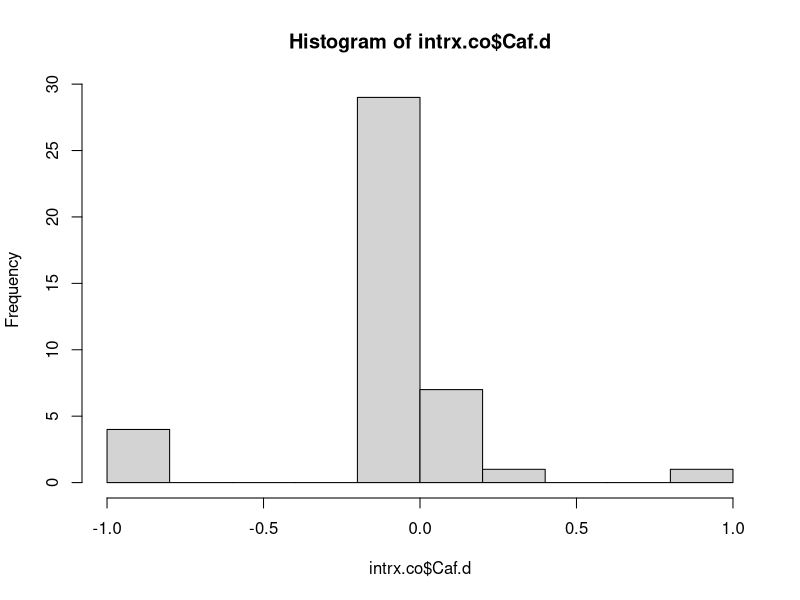
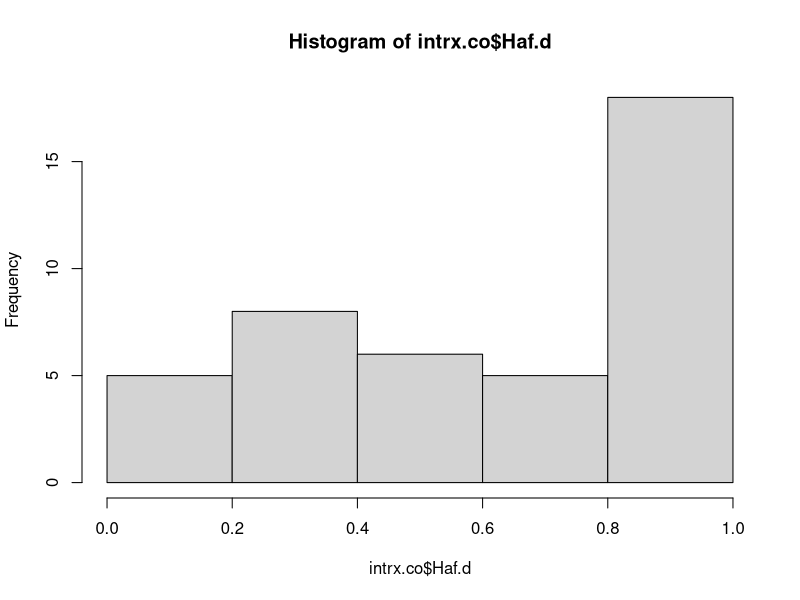
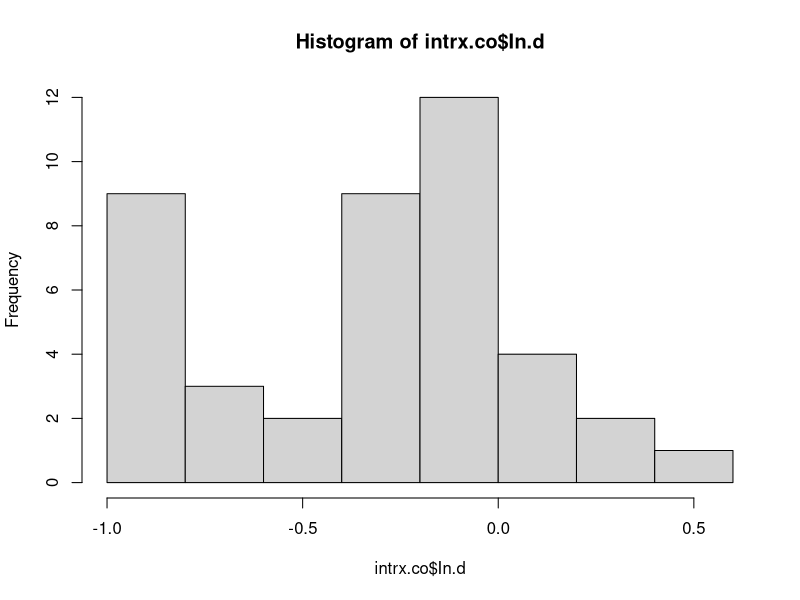
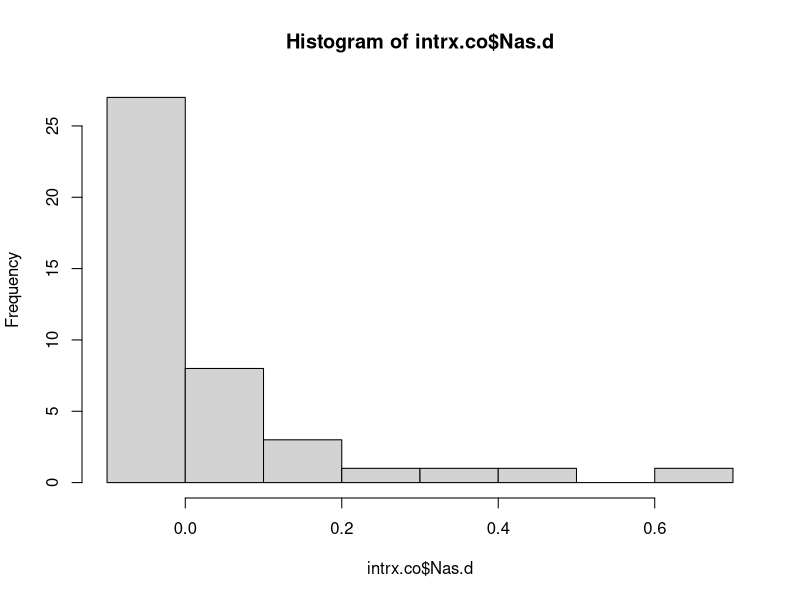
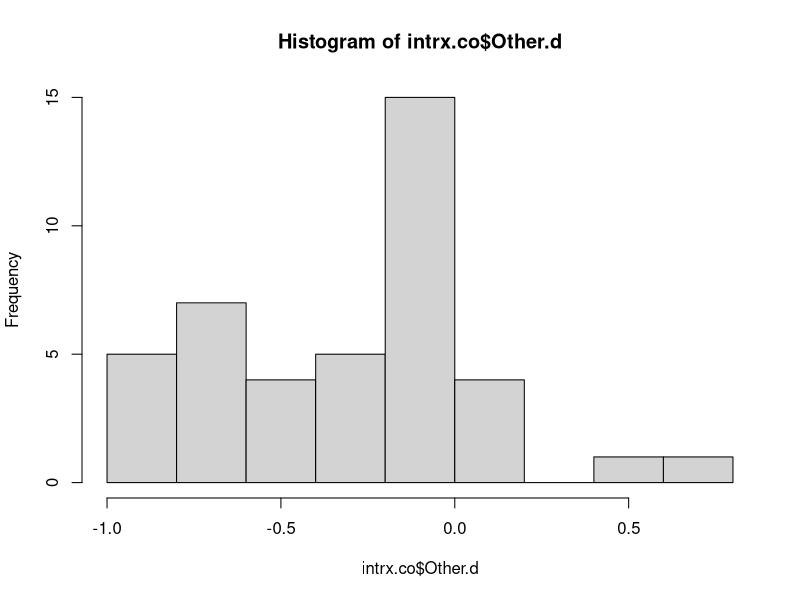
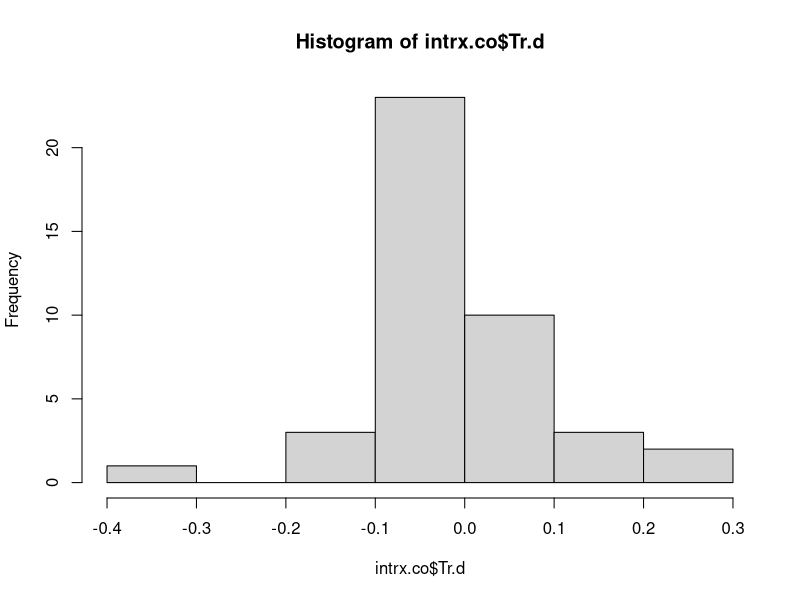
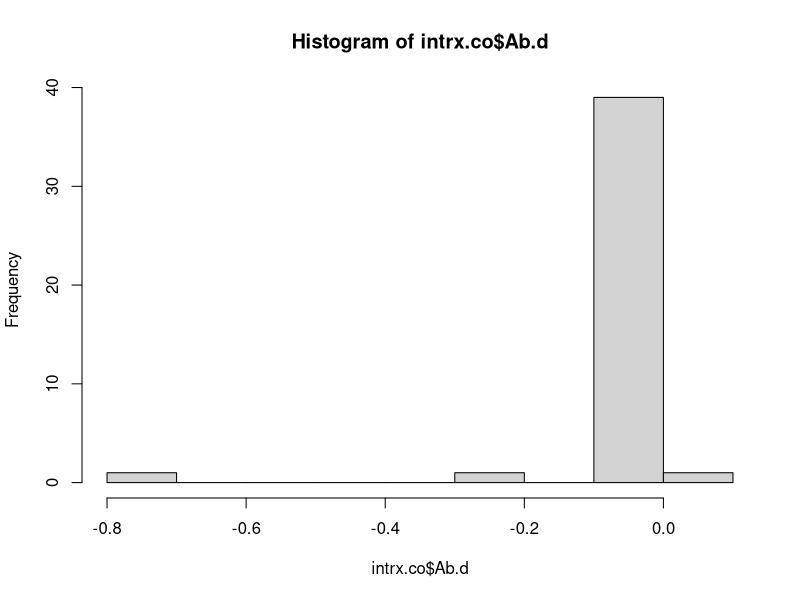

Reproduce these figures in R, in order.
#2-Nov-19
#EAP
#Interaction and carry over analysis

#load and process data
intrx.co = read.table(file = "intrx-CO.csv", header = T, sep = ",")
str(intrx.co)

#total interaction seconds
intrx.co$total.intrx = intrx.co$CAF + intrx.co$HAF + intrx.co$NAS + intrx.co$Other + intrx.co$Ab + intrx.co$Tr + intrx.co$In

#total carry over seconds
intrx.co$total.co = intrx.co$CAFCO + intrx.co$HAFCO + intrx.co$NASCO + intrx.co$OtherCO + intrx.co$AbCO + intrx.co$TrCO + intrx.co$InCO

#calculate proportions intrx
intrx.co$CAF.p = intrx.co$CAF/intrx.co$total.intrx
intrx.co$HAF.p = intrx.co$HAF/intrx.co$total.intrx
intrx.co$NAS.p = intrx.co$NAS/intrx.co$total.intrx
intrx.co$Other.p = intrx.co$Other/intrx.co$total.intrx
intrx.co$Ab.p = intrx.co$Ab/intrx.co$total.intrx
intrx.co$In.p = intrx.co$In/intrx.co$total.intrx
intrx.co$Tr.p = intrx.co$Tr/intrx.co$total.intrx

#calculate proportions carry over
intrx.co$CAFCO.p = intrx.co$CAFCO/intrx.co$total.co
intrx.co$HAFCO.p = intrx.co$HAFCO/intrx.co$total.co
intrx.co$NASCO.p = intrx.co$NASCO/intrx.co$total.co
intrx.co$OtherCO.p = intrx.co$OtherCO/intrx.co$total.co
intrx.co$AbCO.p = intrx.co$AbCO/intrx.co$total.co
intrx.co$TrCO.p = intrx.co$TrCO/intrx.co$total.co
intrx.co$InCO.p = intrx.co$InCO/intrx.co$total.co

#calculate difference of interaction and carry over
intrx.co$Caf.d = intrx.co$CAF.p - intrx.co$CAFCO.p
intrx.co$Haf.d = intrx.co$HAF.p - intrx.co$HAFCO.p
intrx.co$Nas.d = intrx.co$NAS.p - intrx.co$NASCO.p
intrx.co$Other.d = intrx.co$Other.p - intrx.co$OtherCO.p
intrx.co$Ab.d = intrx.co$Ab.p - intrx.co$AbCO.p
intrx.co$Tr.d = intrx.co$Tr.p - intrx.co$TrCO.p
intrx.co$In.d = intrx.co$In.p - intrx.co$InCO.p

#graphs
hist(intrx.co$Caf.d)
hist(intrx.co$Haf.d)
hist(intrx.co$In.d)
hist(intrx.co$Nas.d)
hist(intrx.co$Other.d)
hist(intrx.co$Tr.d)
hist(intrx.co$Ab.d)
